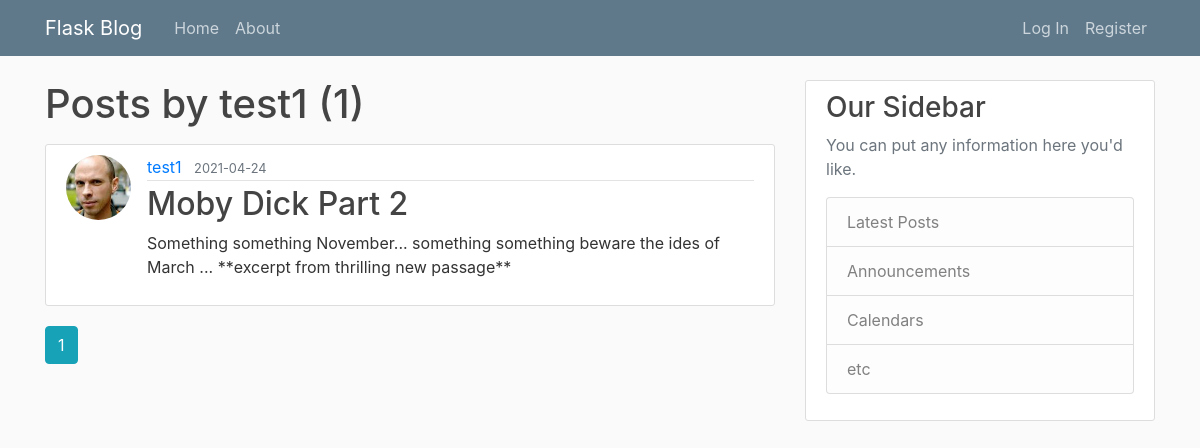
The app's page /user/test1, older data.
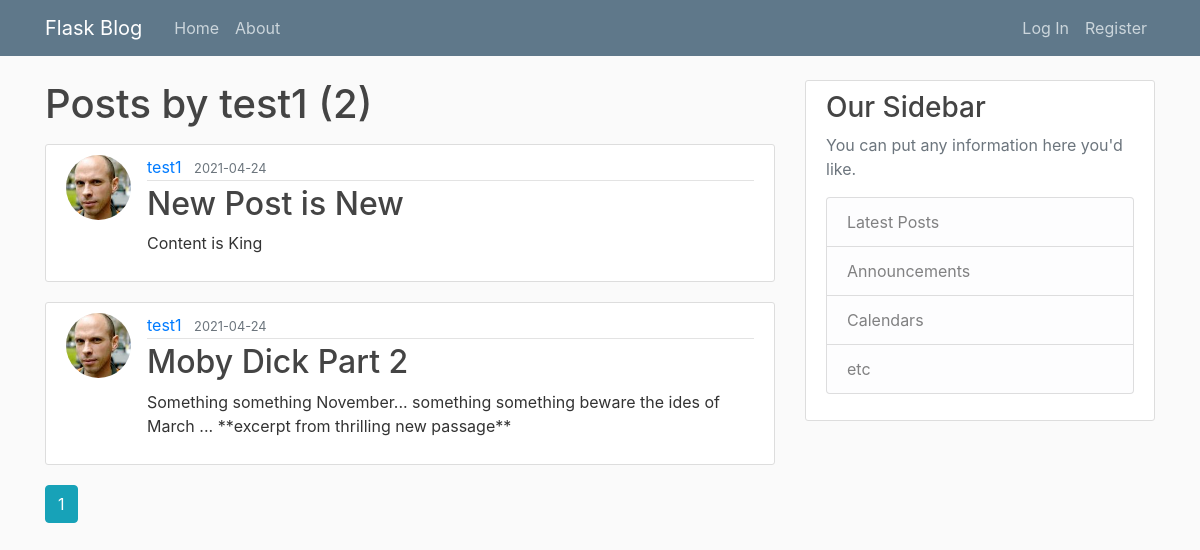
The same page, newer data.
### flaskblog/models.py (models this page shows, shortened)
class Post(db.Model):
    id = db.Column(db.Integer, primary_key=True)
    title = db.Column(db.String(100), nullable=False)
    date_posted = db.Column(db.DateTime, nullable=False, default=datetime.utcnow)
    content = db.Column(db.Text, nullable=False)
    user_id = db.Column(db.Integer, db.ForeignKey('user.id'), nullable=False)

class User(db.Model, UserMixin):
    id = db.Column(db.Integer, primary_key=True)
    username = db.Column(db.String(20), unique=True, nullable=False)
    email = db.Column(db.String(120), unique=True, nullable=False)
    image_file = db.Column(db.String(20), nullable=False, default='default.jpg')
    password = db.Column(db.String(60), nullable=False)
    posts = db.relationship('Post', backref='author', lazy=True)

### flaskblog/users/routes.py (the view)
@users.route("/user/<string:username>")
def user_posts(username):
    page = request.args.get('username', 1, type=int)
    user = User.query.filter_by(username=username).first_or_404()
    posts = Post.query.filter_by(author=user)\
        .order_by(Post.date_posted.desc())\
        .paginate(page=page, per_page=5)
    return render_template('user_posts.html', posts=posts, user=user)

### flaskblog/templates/user_posts.html
{% extends "layout.html" %}
{% block content %}
<h1 class="mb-3">Posts by {{ user.username }} ({{ posts.total }})</h1>
{% for post in posts.items %}
<article class="media content-section">
  <img class="rounded-circle article-img"
    src="{{ url_for('static', filename='profile_pics/' + post.author.image_file) }}">
  <div class="media-body">
    <div class="article-metadata">
      <a class="mr-2"
        href="{{ url_for('users.user_posts', username=post.author.username) }}">{{
        post.author.username }}</a>
      <small class="text-muted">{{ post.date_posted.strftime('%Y-%m-%d')
        }}</small>
    </div>
    <h2><a class="article-title"
        href="{{ url_for('posts.post', post_id=post.id) }}">{{ post.title }}</a></h2>
    <p class="article-content">{{ post.content }}</p>
  </div>
</article>
{% endfor %}
{% for page_num in posts.iter_pages(left_edge=1, right_edge=1, left_current=1,
right_current=2) %}
{% if page_num %}
{% if posts.page == page_num %}
<a class="btn btn-info mb-4"
  href="{{ url_for('users.user_posts', username=user.username, page=page_num) }}">{{
  page_num }}</a>
{% else %}
<a class="btn btn-outline-info mb-4"
  href="{{ url_for('users.user_posts', username=user.username, page=page_num) }}">{{
  page_num }}</a>
{% endif %}
{% else %}
...
{% endif %}
{% endfor %}
{% endblock content %}

Row changes from the older to the newer data that the page shows:
added Post: image_file (picture), author.username "test1", date_posted "2021-04-24", title "New Post is New", content "Content is King"
Text that changed along with them:
{{ posts.total }}: "1" → "2"
